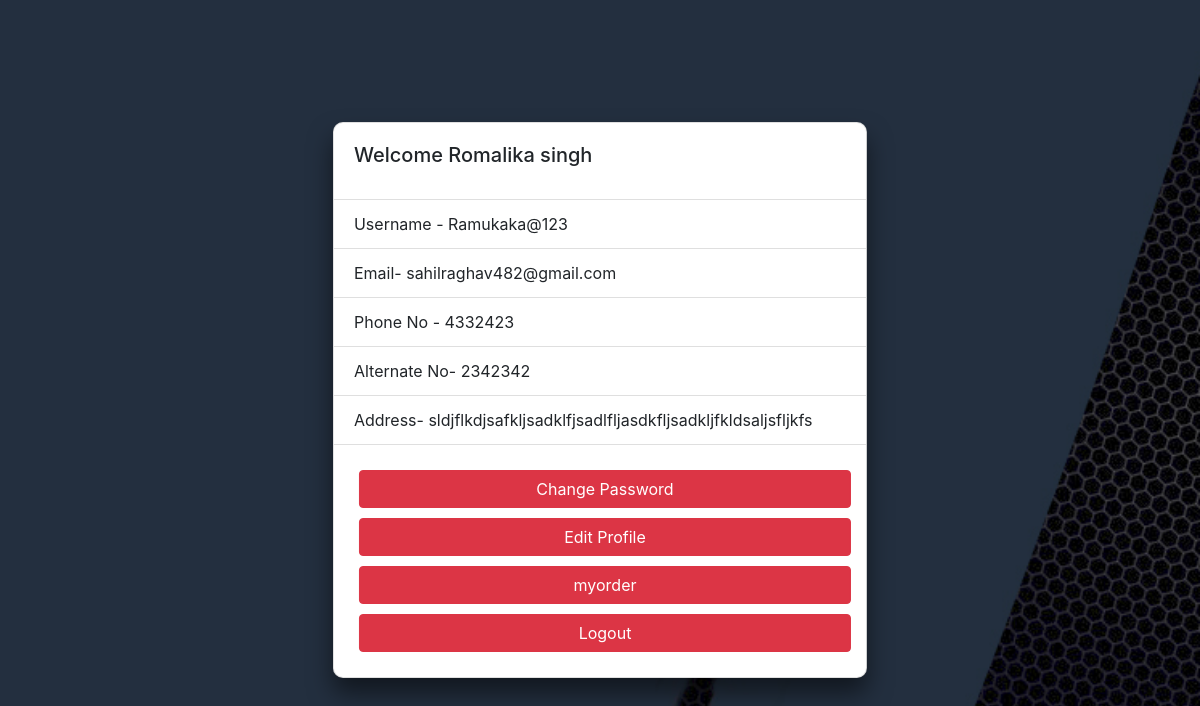
Screenshot of /profile (signed in) with the database file from the repository.
### mainpage/models.py (models this page shows, shortened)
class ExtendedUser(User):
      user=models.OneToOneField(User,parent_link=True,primary_key=True,on_delete=models.CASCADE)
      phone_no=models.CharField(max_length=12,default=0)
      alt_no=models.CharField(max_length=12,default=0)
      address=models.CharField(max_length=500,default=0)
      profile_pic=models.ImageField(upload_to='userpics')

### mainpage/views.py (the view)
def profile(request):
    if request.user.is_authenticated:
        profile = ExtendedUser.objects.get(user=request.user)
        return render(request,'profile.html',{'profile':profile})
    return render(request,'login.html')

### templates/profile.html (shortened to what this page needs)
<!DOCTYPE html>
<html lang="en">
<head>
  {% load static %}
  <link rel="stylesheet" href="{% static 'cssfiles/profile.css' %}">
  <link rel="stylesheet" href="https://stackpath.bootstrapcdn.com/bootstrap/4.5.2/css/bootstrap.min.css"
>
</head>
<body>
  <section class="section1 container bg-dark">
    {% if user.is_authenticated %}
    <div class="card" >
      <div class="card-body">
        <h5 class="card-title">Welcome {{profile.first_name}} {{profile.last_name}} </h5>
      </div>
      <ul class="list-group list-group-flush">
        <li class="list-group-item">Username - {{profile.username}}</li>
        <li class="list-group-item">Email- {{profile.email}}</li>
        <li class="list-group-item">Phone No - {{profile.phone_no}}</li>
        <li class="list-group-item">Alternate No- {{profile.alt_no}}</li>
        <li class="list-group-item">Address- {{profile.address}}</li>
      </ul>
      <div class="card-body">
        <a href="{% url 'changepassword2' %}" class="card-link btn btn-danger" style="width: 100%; margin:5px;">Change Password</a>
        <a href="{% url 'edit_profile' %}" class="card-link btn btn-danger"  style="width: 100%; margin:5px;">Edit Profile</a>
        <a href="{% url 'myorders' %}" class="card-link btn btn-danger"  style="width: 100%; margin:5px;">myorder</a>
        <a href="{% url 'logout' %}" class="card-link btn btn-danger" style="width: 100%; margin:5px;">Logout</a>
      </div>
    </div>
    {% endif %}
  </section>
</body>
</html>

### static/cssfiles/profile.css (style rules this page uses)
* { margin: 0; padding: 0; box-sizing: border-box; }
body { background-image: url('../images/ban3.jpg'); background-attachment: fixed; background-repeat: no-repeat; background-size: cover; }
.section1 .card { position: absolute; top: 50%; left: 50%; transform: translate(-50%,-50%); box-sizing: border-box; box-shadow: 0px 15px 25px rgba(0, 0, 0,0.5); border-radius: 10px; }

### rows the page displays
ExtendedUser: phone_no "4332423", alt_no "2342342", address "sldjflkdjsafkljsadklfjsadlfljasdkfljsadkljfkldsaljsfljkfs"

### other values shown
{{ profile.first_name }} "Romalika"
{{ profile.last_name }} "singh"
{{ profile.username }} "Ramukaka@123"
{{ profile.email }} "sahilraghav482@gmail.com"
